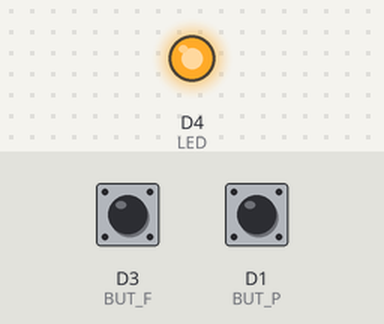
A sketch run on a simulated ESP8266 (NodeMCU). On the bench: output pins drawn as LEDs (lit = HIGH). Inputs (shaded band) come from the test bench; at power-on: D1 (BUT_P) LOW, D3 (BUT_F) HIGH.

Above: at 1.4 s.
1.5 s: D1 (BUT_P) pulled HIGH for 0.35 s
At 2.2 s:
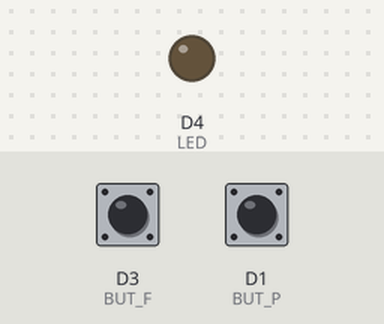
3.3 s: D3 (BUT_F) pulled LOW for 0.35 s
At 3.6 s:
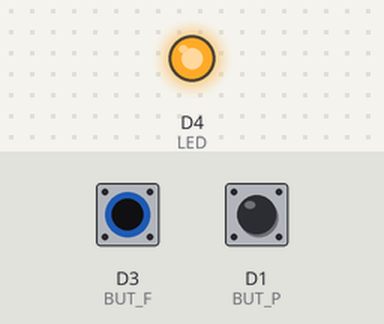
5.1 s: D1 (BUT_P) pulled HIGH for 1 s
At 6.2 s:
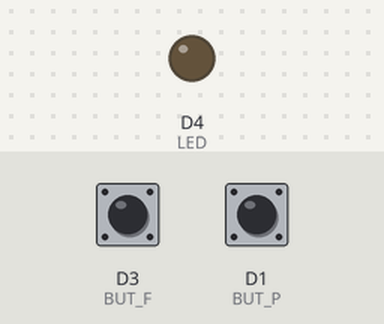
Timing chart, 0 to 8.1 s (numbered marks = the images above; inputs shaded):
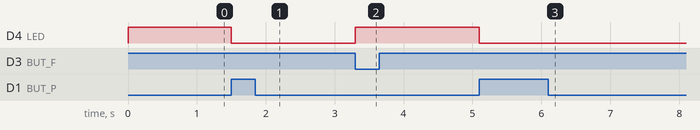

Measured:
- after the input at 1.5 s, D4 (LED): HIGH → LOW at once
- after the input at 3.3 s, D4 (LED): LOW → HIGH at once
- after the input at 5.1 s, D4 (LED): HIGH → LOW at once

The sketch:

Exerc_cio_1_-_Liga_Desliga_LED_com_2_botoes.ino
```cpp
/**
 * Exercício 1 - Liga Desliga LED com 2 botoes
 * Autor: Jack Biller
 */

#define LED   D4              // Pino do LED
#define BUT_F D3              // Pino do Botão do Flash
#define BUT_P D1              // Pino do Push Button

bool controle = true;

void setup() {
  pinMode(LED, OUTPUT);           // Define o pino do LED como pino de saida
  pinMode(BUT_F, INPUT);          // Define o pino Botao do flash como entrada
  pinMode(BUT_P, INPUT);          // Define o pino Push Button como entrada
}

void loop() {
  // Lê a entrada do button, caso estiver alta faz LED apagar
  if(!digitalRead(BUT_F) == HIGH){
    controle = true;
  }
  // Se não, se o push button tiver com entrada alta LED acende
  if(digitalRead(BUT_P) == HIGH){
    controle = false;
  }
  digitalWrite(LED, controle);
  delay(300);
}
```
